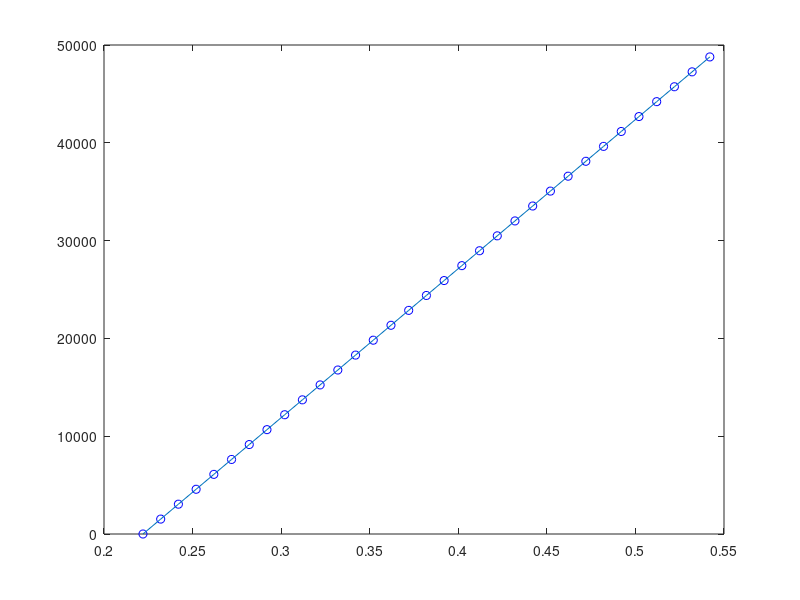

Source code (MATLAB):
%take-off
mach1=0.222;
altitude1= 0;

%Before drop
mach2=0.55;
altitude2= 50000;

slope=(altitude2-altitude1)/(mach2-mach1);

% for example
y1 = altitude1; % y coordinate of base point
x1 = mach1;% x coordinate of base point
m = slope; % slope
% define some x values between zero and 10
x = mach1:0.01:mach2
% evalualte the point slope formulae
y = m*(x-x1) + y1;
% plot the fitted line
plot(x,y,'ob',x,y)